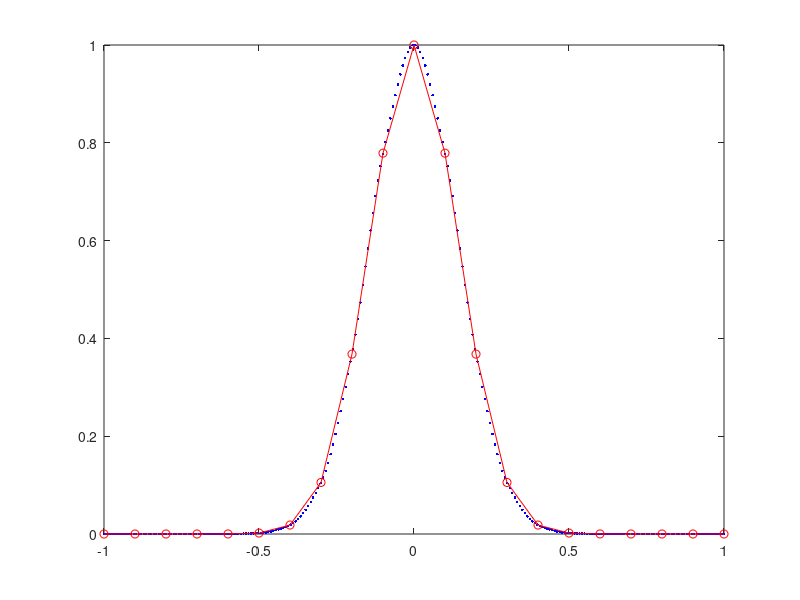

Recreate this plot in MATLAB.

xa1 = linspace(-1,1,21);
xa2 = linspace(-1,1,250);

% Function
f1 = exp(-xa1.^2/0.2^2);

%Interpolate
f2 = interp1(xa1, f1, xa2, 'cubic');

plot(xa2, f2, '.b');
hold on;
plot(xa1, f1, 'o-r');
hold off;